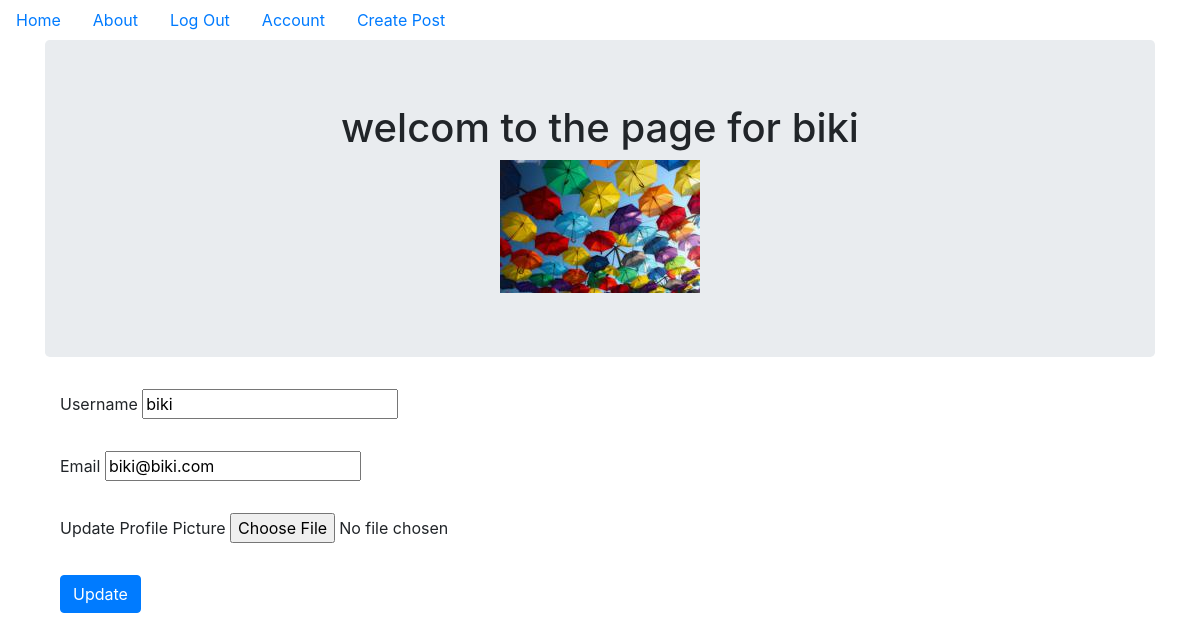
Before: /account (signed in) with the older database file.
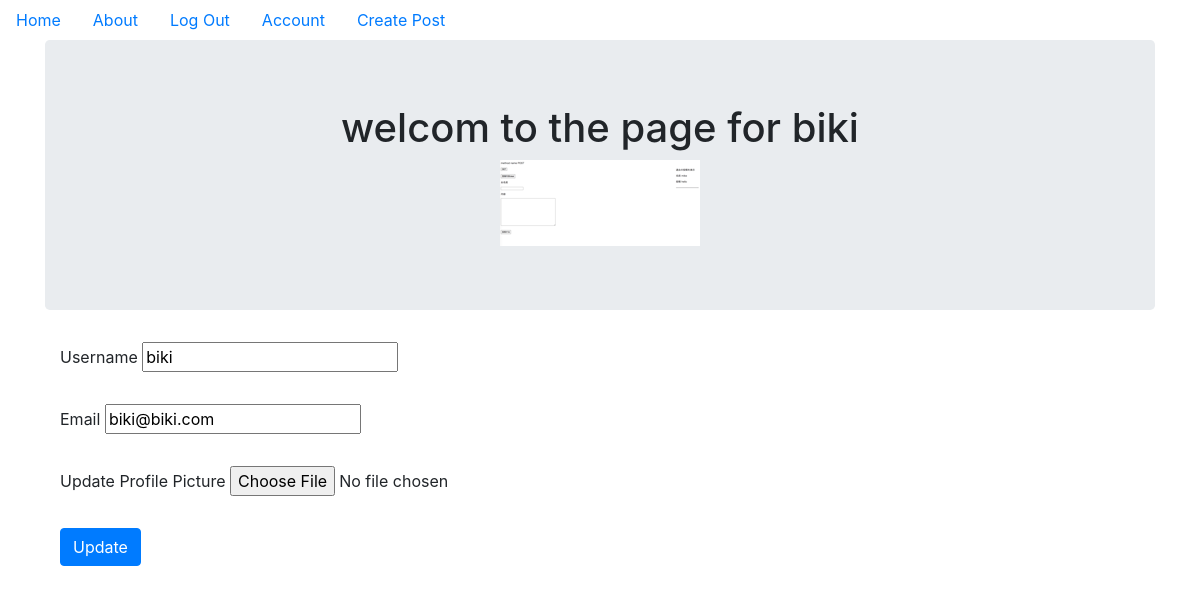
After: the same page with the newer database file.
### puppycompanyblog/models.py (models this page shows, shortened)
class User(db.Model , UserMixin):
    __tablename__ = 'users'
    id = db.Column(db.Integer , primary_key = True)
    profile_image = db.Column(db.String(64), nullable=False,default='default_profile.png')
    email = db.Column(db.String(64), unique=True  , index = True)
    username = db.Column(db.String(64), unique=True, index=True)
    password_hash = db.Column(db.String(128))
    posts = db.relationship('BlogPost', backref='author', lazy=True)

### puppycompanyblog/users/views.py (the view)
@users.route('/account',methods=['GET','POST'])
@login_required
def account():
    form = UpdateUserForm()
    if form.validate_on_submit():
        if form.picture.data:
            username = current_user.username
            pic = add_profile_pic(form.picture.data,username)
            current_user.profile_image = pic
        current_user.username = form.username.data
        current_user.email = form.email.data
        db.session.commit()
        flash('User Account Updated!')
        return redirect(url_for('users.account'))
    elif request.method == 'GET':
        form.username.data = current_user.username
        form.email.data = current_user.email
    now = datetime.now()
    epochtime = str(now.timestamp())
    profile_image = url_for('static', filename='profile_pics/' +
                            current_user.profile_image)+"?"+epochtime
    return render_template('account.html',profile_image=profile_image,form=form,epochtime=epochtime)

### puppycompanyblog/users/forms.py
class UpdateUserForm(FlaskForm):
    email = StringField('Email', validators=[DataRequired(),Email()])
    username = StringField('Username', validators=[DataRequired()])
    picture = FileField('Update Profile Picture',validators=[FileAllowed(['jpg','png'])])
    submit = SubmitField('Update')

### puppycompanyblog/models.py (called while the page is built)
@login_manager.user_loader
def load_user(user_id):
    return User.query.get(user_id)

### puppycompanyblog/templates/account.html (shortened to what this page needs)
{% extends "base.html" %}
{% block content %}
    <div class="jumbotron">
        <div align="center">
            <h1>welcom to the page for {{current_user.username}}</h1>
            <img align="center" src="{{url_for('static',filename='profile_pics/' + current_user.profile_image)}}?{{epochtime}}">
        </div>
    </div>
    <div class="container">
        <form method="POST" action="" enctype="multipart/form-data">
            <div class="form-group">
                {{form.username.label(class='form-group')}}
                {{form.username(class='form-group')}}
            </div>
            <div class="form-group">
                {{form.email.label(class='form-group')}}
                {{form.email(class='form-group')}}
            </div>
            <div class="form-group">
                {{form.picture.label(class='form-group')}}
                {{form.picture(class='form-group')}}
            </div>
            <div class="form-group">
                {{form.submit(class='btn btn-primary')}}
            </div>
        </form>
    </div>
{% endblock %}

Changed rows visible on the page:
changed User "biki": profile_image: a different picture
